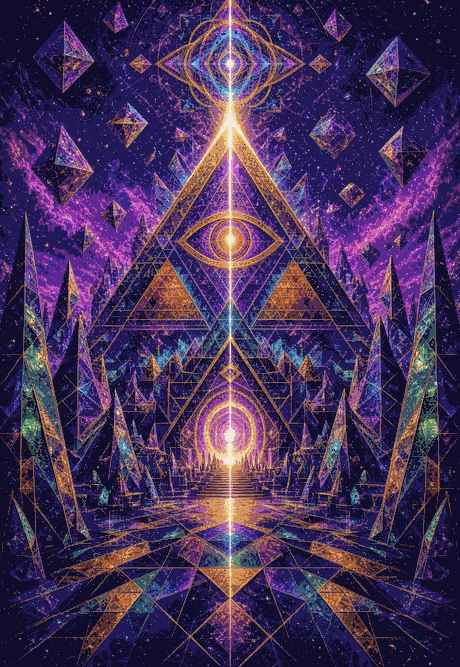
#> input picture art/scenes/chamber-source.png, 460 x 667 px
$ python scene.py
#> lines starting #> are read from the running program, lines starting #| are printed output that depends on the picture; after the words box and inside, x2 and y2 are one past the last pixel; in counts of white or black regions, pixels touching at a corner belong together
#!/usr/bin/env python3
"""
REALM — the two scenes: the door in the tree, and the chamber behind it.

    python3 tools/scene.py

Both used to be soft. The brightest pixel in the old tree was 240 and it was
never white anywhere, which is exactly why the light read as a haze rather
than as a light: nothing in the picture was a SOURCE, only things that were
somewhat bright.

Three rules hold the whole thing together.

  1. A light has a hot core. A handful of pure white pixels, then hard steps
     out from it. Not a gradient. Pixel art reads a light by its steps, the
     way a woodcut does, and a smooth falloff just reads as blur.

  2. Everything is banded. A continuous field -- a distance, some noise -- is
     cut into N bands and each band takes one colour from a ramp. Boundaries
     get an ordered dither so they break up on the pixel grid instead of
     making a smooth edge. Nothing here is ever anti-aliased.

  3. The dark has to be dark. The old pictures averaged 80 out of 255; a
     light cannot stand out against that. These sit near 40, so the door
     glows rather than merely being present.
The originals live in art/scenes/. The pass NEVER reads the published
tree.png or chamber.png -- it did once, ran over its own output, and
deepened an already-deepened picture down to a mean of 30. Always from
the source, every time.
"""
import os
import numpy as np
from PIL import Image

ROOT = os.path.dirname(os.path.dirname(os.path.abspath(__file__)))

TREE    = (460, 680)
CHAMBER = (460, 667)

# where the site aims. gate.js zooms at the doorway and puts its glow at the
# canopy burst; journey.js lights the eyes and the far door. These are the
# same fractions the old pictures used, so nothing in the JS has to move.
GLOW = (0.535, 0.834)      # where the artwork's OWN light already is,
                           # measured as the centroid of its brightest 2%.
                           # Not the same point as the arch centre, and it
                           # should not be: a lamp dropped on the middle of
                           # the doorway sat above the glow already painted
                           # there and read as a ball stuck on the picture.
AIM  = (0.503, 0.745)      # the doorway in the trunk — MEASURED off the
                           # art (the violet centroid), not guessed. It had
                           # been 0.545, nineteen pixels to the right of the
                           # real arch, which is why the glow sat off-centre.
SUN  = (0.513, 0.436)      # the burst through the canopy
EYE_HIGH = (0.500, 0.094)
EYE_BIG  = (0.500, 0.358)
DOOR     = (0.500, 0.655)
FLOOR    = 0.735


# ---------------------------------------------------------------- the grid
def bayer(n=8):
    """Ordered dither. Boundaries between bands break up on this rather than
    fading, which is what keeps every edge on the pixel grid."""
    m = np.array([[0]])
    while m.shape[0] < n:
        m = np.block([[4 * m, 4 * m + 2], [4 * m + 3, 4 * m + 1]])
    return m / m.size


def tile(mask_shape, n=8):
    b = bayer(n)
    return np.tile(b, (mask_shape[0] // n + 1, mask_shape[1] // n + 1))[
        :mask_shape[0], :mask_shape[1]]


# [23 lines left out: functions band, ramp, not called in this run]


def grid(shape):
    h, w = shape
    y, x = np.mgrid[0:h, 0:w]
    return x.astype(float), y.astype(float)


# [63 lines left out: functions fbm, source, not called in this run]


def over(canvas, colour, mask):
    canvas[mask] = colour


def save(a, path, small_path, colours=44, cores=()):
    """Write the picture, and make sure the light survives the palette.

    Quantising a mostly-dark picture to 44 colours throws pure white away --
    median cut spends its entries where the pixels are, and a few hundred
    white ones do not earn a slot. The first pass here produced 2,612 white
    pixels and saved 0 of them, which would have made the whole exercise
    pointless and looked exactly like the soft version it replaced.

    So the cores are stamped back after quantising. Each is a couple of
    dozen pixels; it costs one palette entry and it is the entry the
    picture is about.
    """
    im = Image.fromarray(a.astype(np.uint8))

    # Quantise to one short of the budget, then put white in the spare slot
    # and point the cores at it. Stamping white into an RGB image instead
    # cost 274 KB a picture rather than 90 -- a paletted PNG is a third the
    # size, and a phone pays for every one of those bytes.
    q = im.quantize(colors=colours - 1, method=Image.MEDIANCUT,
                    dither=Image.Dither.NONE)
    pal = q.getpalette()[: (colours - 1) * 3]
    white = colours - 1
    pal += [255, 255, 255]
    idx = np.asarray(q).copy()

    h, w = idx.shape
    yy, xx = np.mgrid[0:h, 0:w]
    tiled = tile((h, w))
    for (cx, cy, r) in cores:
        d = np.sqrt((xx - cx) ** 2 + (yy - cy) ** 2) / max(r, 1e-6)
        idx[(d + (tiled - 0.5) * 0.9) < 1.0] = white

    q = Image.fromarray(idx, mode="P")
    q.putpalette(pal)
    q.save(path, optimize=True)
    out = np.asarray(q.convert("RGB"))
    im = q
    # The small version is what a narrow phone loads, and shrinking threw
    # every white pixel away -- the whole point of the picture, gone on the
    # devices most likely to see it. Its cores are stamped too.
    w, h = im.size
    sw = 240
    sh = round(sw * h / w)
    small = (q.convert("RGB").resize((sw, sh), Image.LANCZOS)
               .quantize(colors=39, method=Image.MEDIANCUT,
                         dither=Image.Dither.NONE))
    spal = small.getpalette()[:39 * 3] + [255, 255, 255]
    sidx = np.asarray(small).copy()
    syy, sxx = np.mgrid[0:sh, 0:sw]
    stile = tile((sh, sw))
    k = sw / w
    for (cx, cy, r) in cores:
        d = np.sqrt((sxx - cx * k) ** 2 + (syy - cy * k) ** 2) / max(r * k, 1e-6)
        sidx[(d + (stile - 0.5) * 0.9) < 1.0] = 39
    small = Image.fromarray(sidx, mode="P")
    small.putpalette(spal)
    small.save(small_path, optimize=True)
    arr = out
    print(f"  {os.path.basename(path)}  {im.size}  "
          f"mean {arr.mean():.0f}  brightest {arr.max()}  "
          f"white pixels {(arr.min(axis=2) > 250).sum()}")


# ============================================ making a picture defined
def posterise(a, bands=6, dither=0.30):
    """Hard value steps, hue kept.

    The complaint was that the pictures were soft, and softness in a picture
    like this is a value problem rather than a colour one: everything sits
    at a slightly different brightness from everything next to it, so no
    edge is anywhere. So the VALUE is cut into a few hard steps and the hue
    and saturation ride along unchanged. Colour survives; mush does not.
    """
    f = a.astype(float)
    v = f.max(axis=2)
    keep = v > 2
    t = np.clip(v / 255.0, 0, 1)
    t = t + (tile(v.shape) - 0.5) * (dither / bands)
    step = np.clip(np.round(t * bands) / bands, 0, 1) * 255.0
    scale = np.where(keep, step / np.maximum(v, 1), 1.0)[..., None]
    return np.clip(f * scale, 0, 255)


def deepen(a, gamma=1.55, floor=0.0):
    """Push the middle down so a light has somewhere to stand out from.

    The old tree averaged 80 out of 255 with nothing above 240 — 18,000
    pixels were "quite bright" and none of them was a source. Darkening the
    middle is most of what makes the light read.
    """
    f = np.clip(a.astype(float) / 255.0, 0, 1)
    return (np.clip(f ** gamma - floor, 0, 1) * 255.0)


def saturate(a, k):
    """Push colour away from grey.

    Banding and a light both pull toward grey and white, and measuring the
    doorway after the first pass showed exactly that: saturation 0.379 down
    to 0.318, and the violet losing to the green around it. The detailed
    region gets its colour pushed back out deliberately rather than merely
    being damaged less.
    """
    g = a.mean(axis=2, keepdims=True)
    return np.clip(g + (a - g) * k, 0, 255)


def add_light(a, glow, colour):
    """Screen a glow over the picture, so it lightens without washing out."""
    g = glow[..., None]
    c = np.array(colour, dtype=float)
    return 255.0 - (255.0 - a) * (255.0 - c * g) / 255.0


def beam(shape, cx, cy, r, rays, ray_len, seed, aspect=1.0, spread=6.0):
    """The shape of a light: a tight falloff, and hard narrow spokes."""
    h, w = shape
    x, y = grid((h, w))
    dx, dy = (x - cx) / aspect, y - cy
    d = np.sqrt(dx * dx + dy * dy)

    glow = np.clip(1 - d / (r * spread), 0, 1) ** 2.4

    if rays:
        ang = np.arctan2(dy, dx)
        rng = np.random.default_rng(seed)
        spin = rng.random() * 6.283
        lens = 0.5 + rng.random(rays) * 1.0
        spoke = np.zeros_like(d)
        for i in range(rays):
            aa = spin + i * 6.283 / rays
            da = np.abs(((ang - aa + np.pi) % 6.283) - np.pi)
            width = 0.012 + 0.030 * np.clip(d / (r * spread), 0, 1)
            reach = r * spread * ray_len * lens[i]
            spoke = np.maximum(spoke, np.clip(1 - da / width, 0, 1) ** 0.7
                                      * np.clip(1 - d / reach, 0, 1) ** 1.7)
        glow = np.maximum(glow, spoke * 0.85)

    # banded, so the falloff is steps rather than a smear
    glow = np.round(glow * 7) / 7
    return glow, d


def lamp(a, cx, cy, r, colour, rays=0, ray_len=2.2, seed=0, aspect=1.0,
         spread=6.0, core=(255, 255, 255)):
    """Put an actual light into the picture: hot white core, hard steps out."""
    glow, d = beam(a.shape[:2], cx, cy, r, rays, ray_len, seed, aspect, spread)
    out = add_light(a, glow, colour)

    # The core's edge is dithered rather than round. A clean circle of white
    # reads as a sticker; a ragged one reads as something too bright to
    # look at, which is what a light is.
    edge = (tile(d.shape) - 0.5) * 0.9
    hot = (d / max(r, 1e-6) + edge) < 1.0
    out[hot] = core
    return out


def focus(shape, cx, cy, r, aspect=1.0, soft=0.5):
    """A hard-edged region of extra detail.

    The edge is dithered rather than faded, so the boundary between the
    detailed part and the chunky part is itself made of pixels — a soft
    vignette would look like a mistake next to everything else here.
    """
    h, w = shape
    x, y = grid((h, w))
    d = np.sqrt(((x - cx) / aspect) ** 2 + (y - cy) ** 2) / r
    t = np.clip(1 - (d - 1) / max(soft, 1e-6), 0, 1)
    return (t + (tile((h, w)) - 0.5) * 0.55) > 0.5


def pass_over(src, lights, gamma, bands, out_name,
              fine=None, fine_bands=20, fine_gamma=1.0, fine_sat=1.0):
    """Two passes, and a region that keeps the finer one.

    Away from the light the picture is cut into a few hard bands and
    darkened, which is what makes a light a light. But the same treatment
    over the doorway flattened the violets and cyans that were the best
    thing in it.

    So the doorway gets its own pass: many more bands, barely darkened,
    almost no dither. Its colour survives and it carries visibly more
    detail than the wood around it — which is the point. You are meant to
    be looking at somewhere you could travel into, not at a hole.
    """
    a = np.asarray(Image.open(f"{ROOT}/{src}").convert("RGB")).astype(float)
    before = a.copy()

    coarse = posterise(deepen(a, gamma), bands)
    out = coarse

    if fine:
        detailed = posterise(saturate(deepen(a, fine_gamma), fine_sat),
                             fine_bands, dither=0.12)
        for spec in fine:
            m = focus(a.shape[:2], **spec)
            out = np.where(m[..., None], detailed, out)

    a = out
    for L in lights:
        a = lamp(a, **L)
    a = np.clip(a, 0, 255)
    print(f"  {out_name}: mean {before.mean():.0f} -> {a.mean():.0f}, "
          f"brightest {int(before.max())} -> {int(a.max())}, "
          f"white pixels {(a.min(axis=2) > 250).sum()}")
    return a


def main():
    """Only the chamber now.

    The tree was replaced with a new, much better painting that does not
    need this treatment: it already has a white sun, a lit doorway and
    clean edges, and banding it to six steps would be vandalism rather
    than medicine. It is installed by tools/installtree.py, and what moves
    in its doorway comes from tools/realm.py.
    """
    print("the chamber only — the tree is installed, not processed")

    W, H = CHAMBER
    print("the chamber:")
    c = pass_over("art/scenes/chamber-source.png", [
        dict(cx=DOOR[0] * W, cy=DOOR[1] * H, r=W * 0.014,
             colour=(196, 158, 255), rays=5, ray_len=1.7, seed=17,
             aspect=0.6, spread=7.0),
        dict(cx=EYE_BIG[0] * W, cy=EYE_BIG[1] * H, r=W * 0.010,
             colour=(255, 226, 150), rays=0, spread=5.0),
        dict(cx=EYE_HIGH[0] * W, cy=EYE_HIGH[1] * H, r=W * 0.009,
             colour=(224, 204, 255), rays=8, ray_len=3.4, seed=2, spread=6.0),
    ], gamma=1.45, bands=9, out_name="chamber.png",
        # the far door and both eyes are what you look at, so they keep
        # their detail; the walls stay chunky
        fine=[dict(cx=DOOR[0] * W, cy=DOOR[1] * H, r=H * 0.115, aspect=0.75),
              dict(cx=EYE_BIG[0] * W, cy=EYE_BIG[1] * H, r=H * 0.105, aspect=1.5),
              dict(cx=EYE_HIGH[0] * W, cy=EYE_HIGH[1] * H, r=H * 0.055, aspect=1.5)],
        fine_bands=20, fine_gamma=1.0, fine_sat=1.30)
#> in posterise, `keep = v > 2`: keep: shape (667, 460) bool; every value is 1
#> call 2 of posterise, with bands = 20, dither = 0.12
#> in posterise (call 2), `v = f.max(axis=2)`:
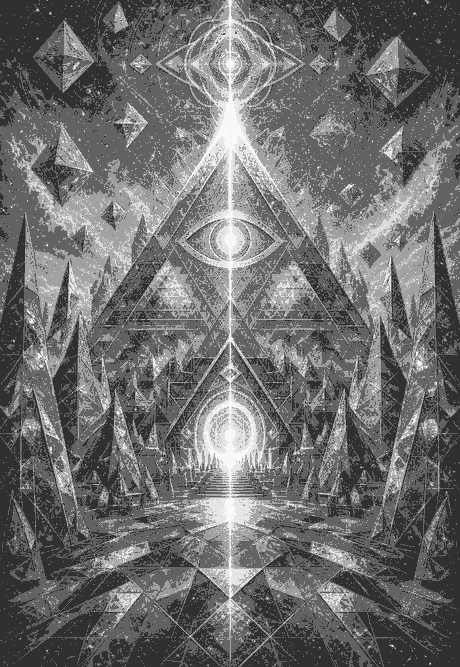
#> v: shape (667, 460) float64; min 48.8, max 251.6, mean 110.6
#> in posterise (call 2), `scale = np.where(keep, step / np.maximum(v, 1), 1.0)[..., None]`:
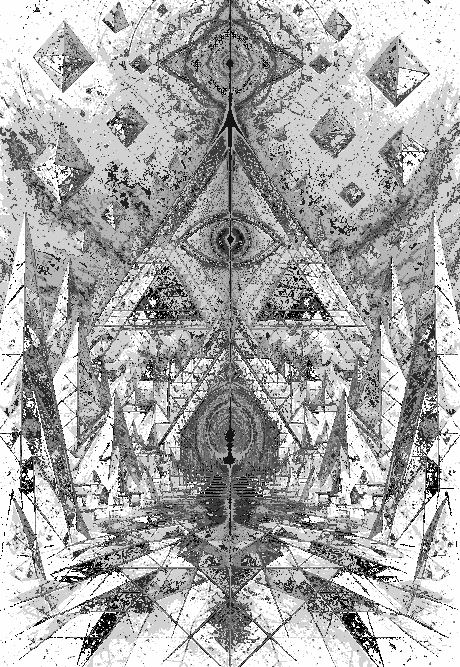
#> scale: shape (667, 460, 1) float64; min 0.973, max 1.05, mean 1.02; drawn with min black and max white
#> the loop in pass_over, `for L in lights:` made 3 passes
#> pass 1, in add_light, `g = glow[..., None]`:
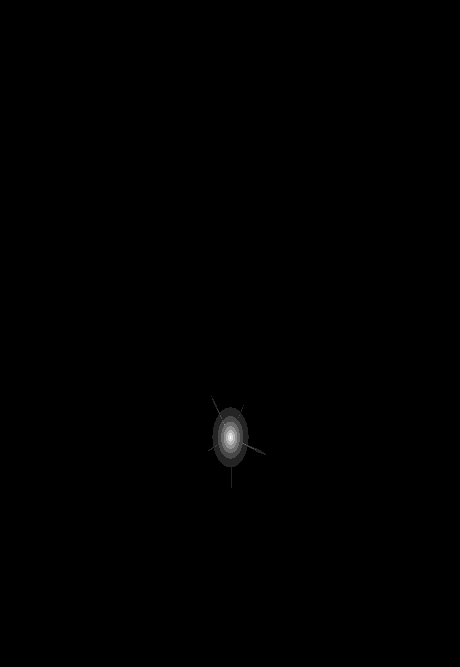
#> g: shape (667, 460, 1) float64; min 0, max 1, mean 0.00165
#|   chamber.png: mean 70 -> 53, brightest 244 -> 255, white pixels 219
    save(c, f"{ROOT}/chamber.png", f"{ROOT}/chamber-small.png",
         cores=[(DOOR[0] * W, DOOR[1] * H, W * 0.014),
                (EYE_BIG[0] * W, EYE_BIG[1] * H, W * 0.010),
                (EYE_HIGH[0] * W, EYE_HIGH[1] * H, W * 0.009)])
#> in save, `q = im.quantize(colors=colours - 1, method=Image.MEDIANCUT, dither=Ima..`:
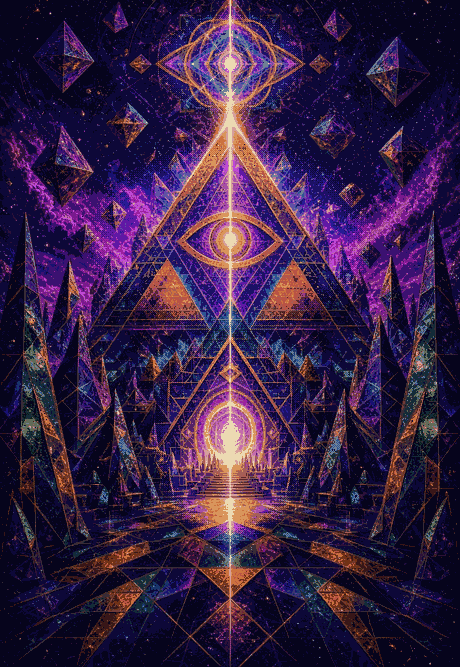
#> q: PIL image 460x667 P; mean R, G, B 54.7, 32.2, 70.2
#> in save, `pal = q.getpalette()[: (colours - 1) * 3]`: pal = 129 values, max 236 at index 0, min 4 at index 127, mean 87.5
#> in save, `pal += [255, 255, 255]`: pal = 132 values, max 255 at index 129, min 4 at index 127, mean 91.31
#> after the loop in save, `for (cx, cy, r) in cores:`:
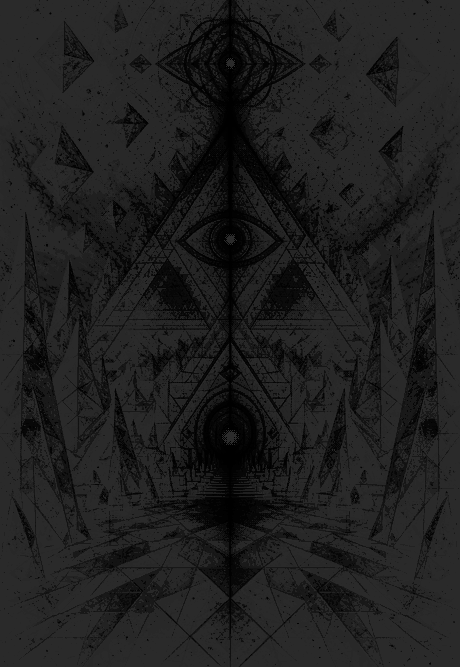
#> idx: shape (667, 460); min 0, max 43, mean 31.2
#> in save, `q = Image.fromarray(idx, mode="P")`: q: PIL image 460x667 P; every value is 0
#> in save, `small = (q.convert("RGB").resize((sw, sh), Image.LANCZOS) .quantize(co..`:
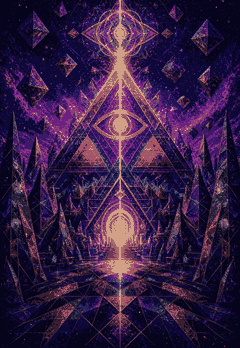
#> small: PIL image 240x348 P; mean R, G, B 53.6, 30.3, 68.9
#> in save, `spal = small.getpalette()[:39 * 3] + [255, 255, 255]`: spal = 120 values, max 255 at index 117, min 2 at index 115, mean 50.6
#> in save, `sidx = np.asarray(small).copy()`:
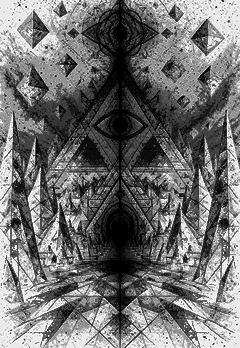
#> sidx: shape (348, 240); min 0, max 38, mean 16.9; drawn with min black and max white
#> after the loop in save, `for (cx, cy, r) in cores:`: sidx: shape (348, 240); 0.09% of pixels changed, all inside (x1, y1, x2, y2) = (116, 31, 125, 233)
#> in save, `small = Image.fromarray(sidx, mode="P")`: small: PIL image 240x348 P; every value is 0
#|   chamber.png  (460, 667)  mean 52  brightest 255  white pixels 277

    print("\ngate.js and journey.js aim at the same fractions, so nothing moves.")


if __name__ == "__main__":
    main()

$ run again, with art/scenes/door-marked.png copied over art/scenes/chamber-source.png
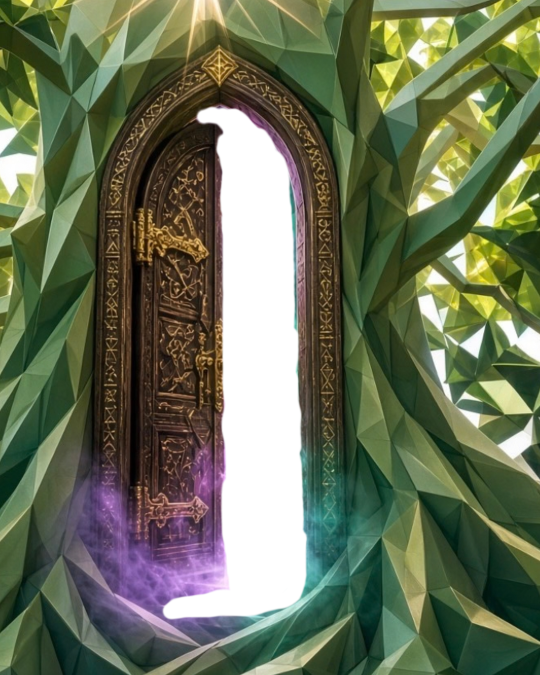
#> input picture art/scenes/door-marked.png, 1080 x 1350 px (shown at 1/2 size)
#> in posterise, `keep = v > 2`:
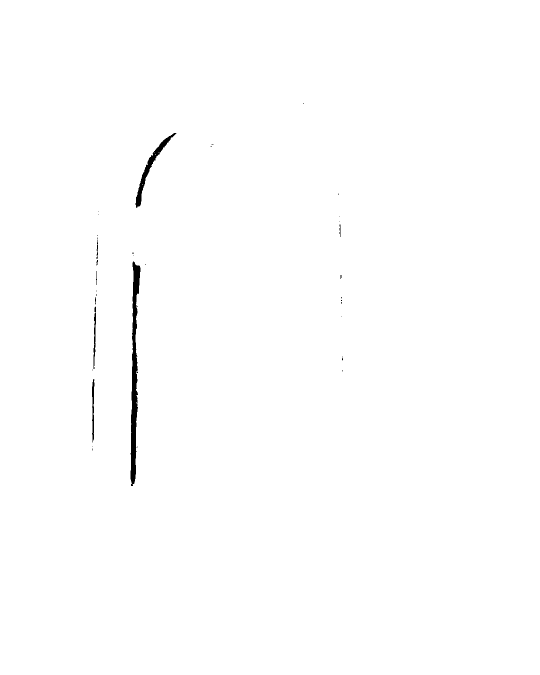
#> keep: shape (1350, 1080) bool (shown at 1/2 size); 99.5% white; 39 black regions (30 under 20 px), largest, box (x1, y1, x2, y2) and area: (261, 523, 281, 972) 4316, (271, 266, 353, 416) 1549, (184, 758, 189, 885) 393
#> keep: shape (1350, 1080) bool; 99.9% white; 40 black regions (33 under 20 px), largest, box (x1, y1, x2, y2) and area: (265, 813, 271, 895) 288, (266, 751, 271, 800) 102, (264, 912, 270, 945) 86
#|   chamber.png: mean 102 -> 79, brightest 255 -> 255, white pixels 155326
#> in save, `pal = q.getpalette()[: (colours - 1) * 3]`: pal = 129 values, max 255 at index 0, min 1 at index 126, mean 69.57
#> in save, `pal += [255, 255, 255]`: pal = 132 values, max 255 at index 0, min 1 at index 126, mean 73.78
#> spal = 120 values, max 255 at index 0, min 3 at index 116, mean 76.12
#> in save, `sidx = np.asarray(small).copy()`:
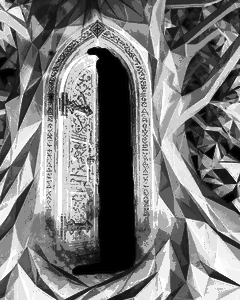
#> sidx: shape (300, 240); min 0, max 38, mean 18.4; drawn with min black and max white
#|   chamber.png  (1080, 1350)  mean 78  brightest 255  white pixels 160894
